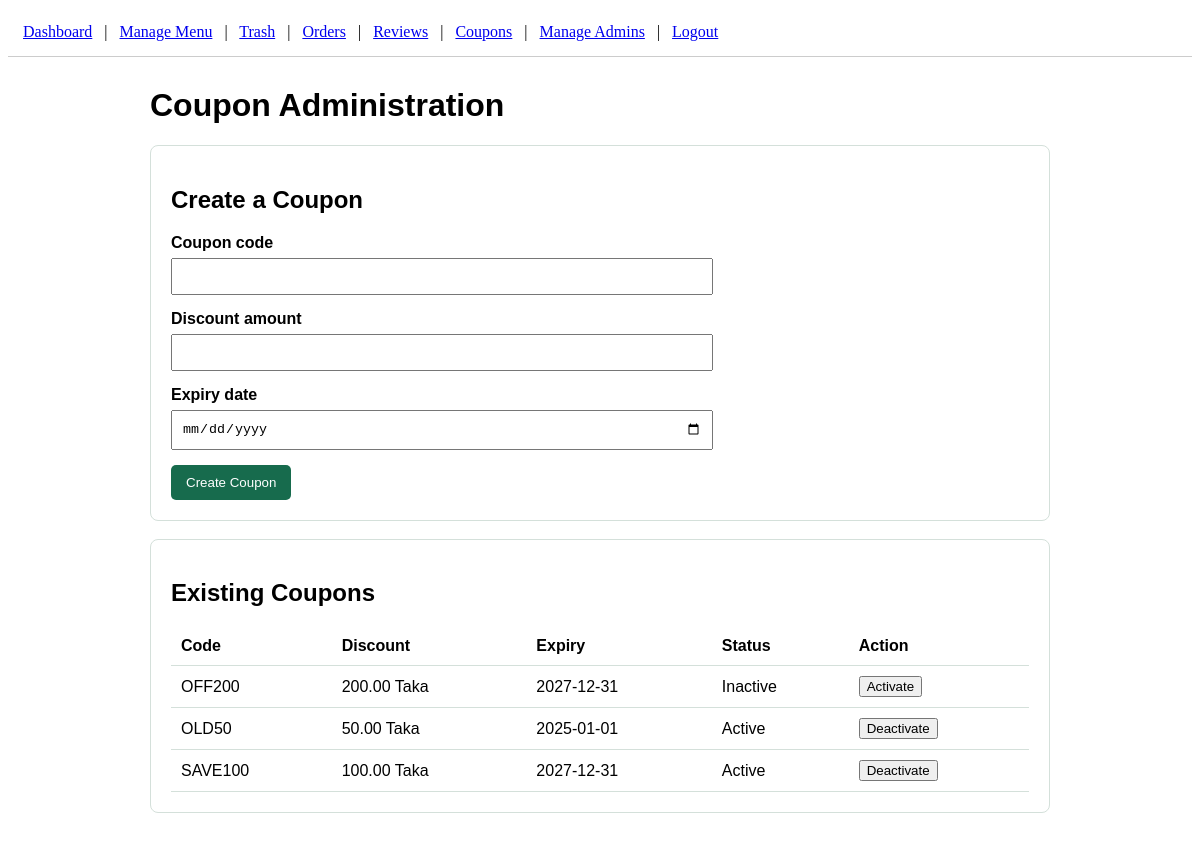
The page /Catering/coupon_admin.php (signed in) on the database its author committed.
### tables this page shows
CREATE TABLE `discount_coupon` (
  `coupon_id` int(11) NOT NULL,
  `coupon_code` varchar(30) NOT NULL,
  `discount_amount` decimal(10,2) NOT NULL,
  `expiry_date` date NOT NULL,
  `coupon_status` enum('Active','Inactive') NOT NULL DEFAULT 'Active'
);

### Catering/feature_helpers.php (called while the page is built, shortened)
<?php
function escape_output(?string $value): string
{
    return htmlspecialchars($value ?? "", ENT_QUOTES, "UTF-8");
}
function format_money(float $amount): string
{
    return number_format($amount, 2) . " Taka";
}
?>

### Catering/coupon_admin.php (the view, shortened to what this page needs)
<?php
require "db.php";
require "feature_helpers.php";
$coupons_sql = "
    SELECT
        coupon_id,
        coupon_code,
        discount_amount,
        expiry_date,
        coupon_status
    FROM discount_coupon
    ORDER BY coupon_id DESC
";
$coupons_result = mysqli_query($conn, $coupons_sql);
?>
<!DOCTYPE html>
<html>
<head>
    <link rel="stylesheet" href="feature_style.css">
</head>
<body>
    <?php require "admin_header.php"; ?>
    <main class="feature-container">
        <h1>Coupon Administration</h1>
        <section class="feature-card">
            <h2>Create a Coupon</h2>
            <form method="POST" class="feature-form">
                <label>
                    Coupon code
                    <input type="text" name="coupon_code" maxlength="30" required>
                </label>
                <label>
                    Discount amount
                    <input
                        type="number"
                        name="discount_amount"
                        min="0.01"
                        step="0.01"
                        required
                    >
                </label>
                <label>
                    Expiry date
                    <input
                        type="date"
                        name="expiry_date"
                        min="<?php echo date("Y-m-d"); ?>"
                        required
                    >
                </label>
                <button
                    type="submit"
                    name="create_coupon"
                    class="feature-button"
                >
                    Create Coupon
                </button>
            </form>
        </section>
        <section class="feature-card">
            <h2>Existing Coupons</h2>
            <div class="table-wrap">
                <table class="feature-table">
                    <thead>
                        <tr>
                            <th>Code</th>
                            <th>Discount</th>
                            <th>Expiry</th>
                            <th>Status</th>
                            <th>Action</th>
                        </tr>
                    </thead>
                    <tbody>
                        <?php while ($coupon = mysqli_fetch_assoc($coupons_result)) { ?>
                            <tr>
                                <td><?php echo escape_output($coupon["coupon_code"]); ?></td>
                                <td><?php echo format_money((float) $coupon["discount_amount"]); ?></td>
                                <td><?php echo escape_output($coupon["expiry_date"]); ?></td>
                                <td><?php echo escape_output($coupon["coupon_status"]); ?></td>
                                <td>
                                    <form method="POST">
                                        <button type="submit" name="toggle_coupon">
                                            <?php
                                            if ($coupon["coupon_status"] === "Active") {
                                                echo "Deactivate";
                                            } else {
                                                echo "Activate";
                                            }
                                            ?>
                                        </button>
                                    </form>
                                </td>
                            </tr>
                        <?php } ?>
                    </tbody>
                </table>
            </div>
        </section>
    </main>
</body>
</html>

### Catering/feature_style.css (style rules this page uses)
.feature-container { max-width: 900px; margin: 30px auto; padding: 0 20px; font-family: Arial, sans-serif; }
.feature-card { margin: 18px 0; padding: 20px; border: 1px solid #d4e0da; border-radius: 8px; background: #ffffff; }
.feature-form label { display: block; margin-bottom: 15px; font-weight: bold; }
.feature-form input, .feature-form select, .feature-form textarea { display: block; width: 100%; max-width: 520px; margin-top: 6px; padding: 9px; }
.feature-button { padding: 10px 15px; border: 0; border-radius: 5px; background: #176b4d; color: white; cursor: pointer; }
.feature-table { width: 100%; border-collapse: collapse; }
.feature-table th, .feature-table td { padding: 10px; border-bottom: 1px solid #d4e0da; text-align: left; }

### rows shown on the page
discount_coupon: coupon_code "OFF200", discount_amount "200.00 Taka", expiry_date "2027-12-31", coupon_status "Inactive", shows "Activate"
discount_coupon: coupon_code "OLD50", discount_amount "50.00 Taka", expiry_date "2025-01-01", coupon_status "Active", shows "Deactivate"
discount_coupon: coupon_code "SAVE100", discount_amount "100.00 Taka", expiry_date "2027-12-31", coupon_status "Active", shows "Deactivate"
